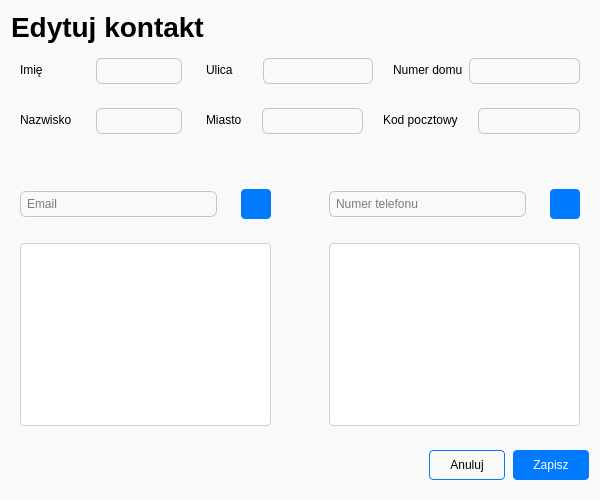
<?xml version="1.0" encoding="UTF-8"?>
<ui version="4.0">
 <class>EditContact</class>
 <widget class="QDialog" name="EditContact">
  <property name="geometry">
   <rect>
    <x>0</x>
    <y>0</y>
    <width>600</width>
    <height>500</height>
   </rect>
  </property>
  <property name="windowTitle">
   <string>Dialog</string>
  </property>
  <property name="styleSheet">
   <string notr="true">* {
	border: none;
	background-color: white;
	padding: 0;
	margin: 0;
	color: black;
}

#title {
	font-size: 28px;
	font-weight: bold;
}

QLineEdit{
	border: 1px solid #C4C4C4;
	background-color: transparent;
	border-radius: 6px;
	padding: 4px;
}

QLineEdit:focus {
	border-color: #1C2028;
}

QWidget {
	background-color: #F9F9F9;
}

QPushButton {
	background-color: #007BFF; 
	color: white;
	padding: 8px 20px;
	border-radius: 4px;
	text-align: center;
	text-decoration: none;
}

QPushButton:hover {
	background-color: #42A5F5;
}

#btnCancel_2 {
	background: transparent;
	color: black;
	border: 1px solid #007BFF;
	text-decoration: none;
	padding-top: 7px;
	padding-bottom: 7px;
}

#btnCancel_2:hover {
	background-color: #F5F5F5;
}

QListWidget {
	background-color: #ffffff;
	border: 1px solid #d0d0d0;
	border-radius: 4px;
	font-size: 12px;
}

QListWidget::item {
    border-radius: 4px;
}
QListWidget::item:alternate {
    background-color: #f9f9f9;
}

QListWidget::item:hover {
    background-color: #f0f7ff;
    color: #202020;
}
QListWidget::item:selected {
    background-color: #e7f0fd;
    color: #202020;
    border: 1px solid #a0c4ff;
    border-radius: 4px;
}

QListWidget::item:selected:hover {
    background-color: #d7e5f7;
    color: #202020;
    border: 1px solid #7aaaff;
}</string>
  </property>
  <layout class="QVBoxLayout" name="verticalLayout_5">
   <item>
    <widget class="QLabel" name="title">
     <property name="font">
      <font>
       <pointsize>-1</pointsize>
       <bold>true</bold>
      </font>
     </property>
     <property name="text">
      <string>Edytuj kontakt</string>
     </property>
    </widget>
   </item>
   <item>
    <widget class="QWidget" name="main" native="true">
     <layout class="QVBoxLayout" name="verticalLayout_4">
      <property name="spacing">
       <number>24</number>
      </property>
      <item>
       <layout class="QHBoxLayout" name="horizontalLayout">
        <item>
         <layout class="QFormLayout" name="formLayout">
          <property name="verticalSpacing">
           <number>24</number>
          </property>
          <property name="topMargin">
           <number>0</number>
          </property>
          <item row="0" column="0">
           <widget class="QLabel" name="label_9">
            <property name="text">
             <string>Imię</string>
            </property>
           </widget>
          </item>
          <item row="0" column="1">
           <widget class="QLineEdit" name="inputFirstName_2"/>
          </item>
          <item row="1" column="0">
           <widget class="QLabel" name="label_10">
            <property name="text">
             <string>Nazwisko</string>
            </property>
           </widget>
          </item>
          <item row="1" column="1">
           <widget class="QLineEdit" name="inputLastName_2"/>
          </item>
         </layout>
        </item>
        <item>
         <layout class="QVBoxLayout" name="verticalLayout_3">
          <item>
           <layout class="QHBoxLayout" name="horizontalLayout_4">
            <property name="spacing">
             <number>20</number>
            </property>
            <item>
             <layout class="QFormLayout" name="formLayout_7">
              <property name="horizontalSpacing">
               <number>30</number>
              </property>
              <property name="verticalSpacing">
               <number>6</number>
              </property>
              <item row="0" column="1">
               <widget class="QLineEdit" name="inputAddressStreet_2"/>
              </item>
              <item row="0" column="0">
               <widget class="QLabel" name="label_13">
                <property name="text">
                 <string>Ulica</string>
                </property>
               </widget>
              </item>
             </layout>
            </item>
            <item>
             <layout class="QFormLayout" name="formLayout_8">
              <property name="horizontalSpacing">
               <number>6</number>
              </property>
              <item row="0" column="1">
               <widget class="QLineEdit" name="inputAddressNumber_2"/>
              </item>
              <item row="0" column="0">
               <widget class="QLabel" name="label_14">
                <property name="text">
                 <string>Numer domu</string>
                </property>
               </widget>
              </item>
             </layout>
            </item>
           </layout>
          </item>
          <item>
           <layout class="QHBoxLayout" name="horizontalLayout_5">
            <property name="spacing">
             <number>20</number>
            </property>
            <item>
             <layout class="QFormLayout" name="formLayout_9">
              <property name="horizontalSpacing">
               <number>20</number>
              </property>
              <item row="0" column="1">
               <widget class="QLineEdit" name="inputAddressCity_2"/>
              </item>
              <item row="0" column="0">
               <widget class="QLabel" name="label_15">
                <property name="text">
                 <string>Miasto</string>
                </property>
               </widget>
              </item>
             </layout>
            </item>
            <item>
             <layout class="QFormLayout" name="formLayout_10">
              <item row="0" column="0">
               <widget class="QLabel" name="label_16">
                <property name="text">
                 <string>Kod pocztowy</string>
                </property>
               </widget>
              </item>
              <item row="0" column="1">
               <widget class="QLineEdit" name="inputAddressPostalCode_2"/>
              </item>
             </layout>
            </item>
           </layout>
          </item>
         </layout>
        </item>
       </layout>
      </item>
      <item>
       <spacer name="verticalSpacer">
        <property name="orientation">
         <enum>Qt::Orientation::Vertical</enum>
        </property>
        <property name="sizeHint" stdset="0">
         <size>
          <width>20</width>
          <height>40</height>
         </size>
        </property>
       </spacer>
      </item>
      <item>
       <layout class="QHBoxLayout" name="horizontalLayout_2">
        <item>
         <layout class="QVBoxLayout" name="verticalLayout">
          <item>
           <layout class="QHBoxLayout" name="horizontalLayout_7">
            <item>
             <widget class="QLineEdit" name="inputEmail">
              <property name="placeholderText">
               <string>Email</string>
              </property>
             </widget>
            </item>
            <item>
             <widget class="QPushButton" name="btnAddEmail">
              <property name="maximumSize">
               <size>
                <width>30</width>
                <height>30</height>
               </size>
              </property>
              <property name="text">
               <string/>
              </property>
              <property name="icon">
               <iconset theme="QIcon::ThemeIcon::ListAdd"/>
              </property>
             </widget>
            </item>
           </layout>
          </item>
          <item>
           <widget class="QListWidget" name="emailsList">
            <property name="alternatingRowColors">
             <bool>true</bool>
            </property>
           </widget>
          </item>
         </layout>
        </item>
        <item>
         <spacer name="horizontalSpacer">
          <property name="orientation">
           <enum>Qt::Orientation::Horizontal</enum>
          </property>
          <property name="sizeHint" stdset="0">
           <size>
            <width>40</width>
            <height>20</height>
           </size>
          </property>
         </spacer>
        </item>
        <item>
         <layout class="QVBoxLayout" name="verticalLayout_2">
          <item>
           <layout class="QHBoxLayout" name="horizontalLayout_8">
            <item>
             <widget class="QLineEdit" name="inputPhone">
              <property name="placeholderText">
               <string>Numer telefonu</string>
              </property>
             </widget>
            </item>
            <item>
             <widget class="QPushButton" name="btnAddPhone">
              <property name="maximumSize">
               <size>
                <width>30</width>
                <height>30</height>
               </size>
              </property>
              <property name="text">
               <string/>
              </property>
              <property name="icon">
               <iconset theme="QIcon::ThemeIcon::ListAdd"/>
              </property>
             </widget>
            </item>
           </layout>
          </item>
          <item>
           <widget class="QListWidget" name="phonesList">
            <property name="alternatingRowColors">
             <bool>true</bool>
            </property>
           </widget>
          </item>
         </layout>
        </item>
       </layout>
      </item>
     </layout>
    </widget>
   </item>
   <item>
    <widget class="QGroupBox" name="footer">
     <layout class="QHBoxLayout" name="horizontalLayout_6">
      <property name="spacing">
       <number>8</number>
      </property>
      <property name="leftMargin">
       <number>0</number>
      </property>
      <property name="rightMargin">
       <number>0</number>
      </property>
      <item>
       <spacer name="horizontalSpacer_2">
        <property name="orientation">
         <enum>Qt::Orientation::Horizontal</enum>
        </property>
        <property name="sizeHint" stdset="0">
         <size>
          <width>40</width>
          <height>20</height>
         </size>
        </property>
       </spacer>
      </item>
      <item>
       <widget class="QPushButton" name="btnCancel_2">
        <property name="text">
         <string>Anuluj</string>
        </property>
       </widget>
      </item>
      <item>
       <widget class="QPushButton" name="btnSave">
        <property name="text">
         <string>Zapisz</string>
        </property>
       </widget>
      </item>
     </layout>
    </widget>
   </item>
  </layout>
 </widget>
 <resources/>
 <connections/>
</ui>
